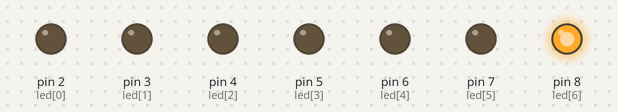
The sketch below on a simulated Arduino Uno, built with avr-gcc and run on an emulated ATmega328P. Parts: output pins drawn as LEDs (lit = HIGH).

Above: at 0.2 s.
At 1.2 s:
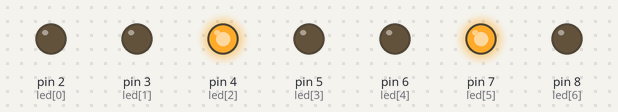
At 1.7 s:
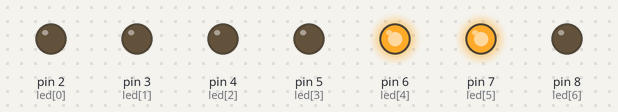
At 2.7 s:
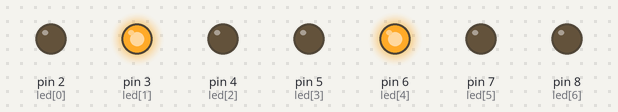
At 4.2 s:
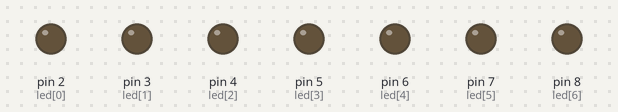
At 5.7 s:
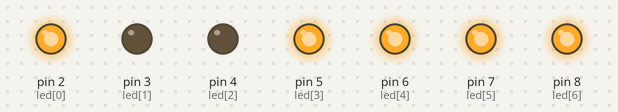
Timing chart, 0 to 6.5 s (numbered marks = the images above):
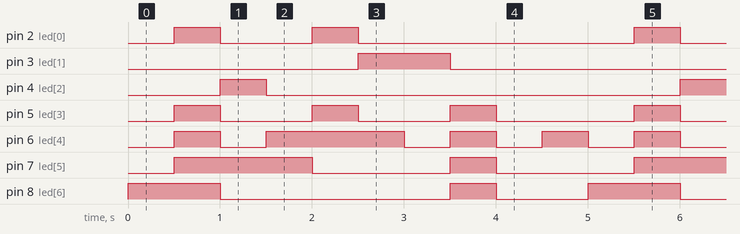

Measured:
- by itself, pin 2 (led[0]): repeats every 5.0 s: LOW 1.0 s, HIGH 0.50 s, LOW 3.0 s, HIGH 0.50 s
- by itself, pin 3 (led[1]): alternates HIGH for 1.0 s and LOW for 4.0 s
- by itself, pin 4 (led[2]): alternates HIGH for 0.50 s and LOW for 4.5 s
- by itself, pin 5 (led[3]): repeats every 5.0 s: 2 × (LOW 1.0 s, HIGH 0.50 s), LOW 1.5 s, HIGH 0.50 s
- by itself, pin 6 (led[4]): repeats every 5.0 s: LOW 0.50 s, HIGH 1.5 s, 3 × (LOW 0.50 s, HIGH 0.50 s)
- by itself, pin 7 (led[5]): repeats every 5.0 s: LOW 1.5 s, HIGH 0.50 s, LOW 1.5 s, HIGH 1.5 s
- by itself, pin 8 (led[6]): repeats every 5.0 s: LOW 2.5 s, HIGH 0.50 s, LOW 1.0 s, HIGH 1.0 s

The sketch:

Segment.ino
```cpp
int num[10][7] = {
  {0, 0, 0, 0, 0, 0, 1}, // 0
  {1, 0, 0, 1, 1, 1, 1}, // 1
  {0, 0, 1, 0, 0, 1, 0}, // 2
  {0, 0, 0, 0, 1, 1, 0}, // 3
  {1, 0, 0, 1, 1, 0, 0}, // 4
  {0, 1, 0, 0, 1, 0, 0}, // 5
  {0, 1, 0, 0, 0, 0, 0}, // 6
  {0, 0, 0, 1, 1, 1, 1}, // 7
  {0, 0, 0, 0, 0, 0, 0}, // 8
  {0, 0, 0, 0, 1, 0, 0} // 9
};

int led[7] = {2, 3, 4, 5, 6, 7, 8};

void setup() {
  for(int i=0; i<7; i++){
    pinMode(led[i], OUTPUT);
  }
}

void loop() {
  for(int i=0; i<10; i++){
    for(int j=0; j<7; j++){
      digitalWrite(led[j], num[i][j]);
    }
    delay(500);
  }
}
```
